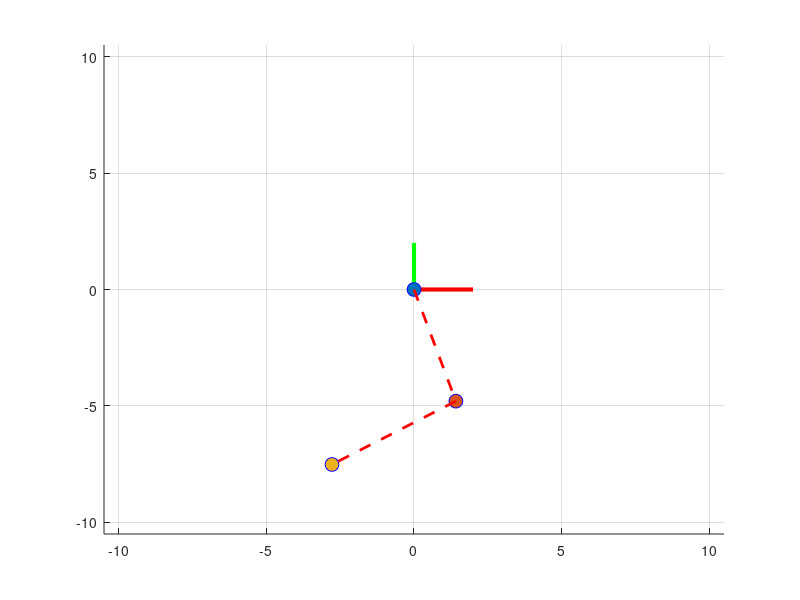

MATLAB code for this plot:
clf;
clc;
l1 = input("Introduce la longitud del eslabon 1 [m]: ");
teta1 = input("Introduce el angulo de la primer articulacion [rad]: ");
l2 = input("Introduce la longitud del eslabon 2 [m]: ");
teta2 = input("Introduce el angulo de la segunda articulacion [rad]: ");

ruta1_teta1 = linspace(0, teta1, 30);
ruta1_teta2 = zeros(1, 30); 

ruta2_teta1 = teta1 * ones(1, 30);
ruta2_teta2 = linspace(0, teta2, 30);

ruta_teta1 = [ruta1_teta1, ruta2_teta1];
ruta_teta2 = [ruta1_teta2, ruta2_teta2];

joint_1 = [0 0]';
limite = l1 + l2 + 0.5;

pasos_totales = length(ruta_teta1); 

for i = 1:pasos_totales
    clf;
    hold on;
    grid on;
    
    axis([-limite limite -limite limite]);
    
    line([0 2], [0 0], [0 0], 'Color', 'red', 'LineWidth', 3);
    line([0 0], [0 2], [0 0], 'Color', 'green', 'LineWidth', 3);
    
    angulo_actual = ruta_teta1(i);
    angulo_actual2 = ruta_teta2(i);
    
    l1x = l1 * cos(angulo_actual);
    l1y = l1 * sin(angulo_actual);
    joint_2 = [l1x, l1y]'; 
    
    l2x = l2 * cos(angulo_actual + angulo_actual2);
    l2y = l2 * sin(angulo_actual + angulo_actual2);
    
    EFx = l1x + l2x;
    EFy = l1y + l2y;
    EF = [EFx, EFy]';
    
    scatter(joint_1(1), joint_1(2), 100, 'filled', 'MarkerEdgeColor', 'blue');
    scatter(joint_2(1), joint_2(2), 100, 'filled', 'MarkerEdgeColor', 'blue');
    scatter(EF(1), EF(2), 100, 'filled', 'MarkerEdgeColor', 'blue');
    
    line([joint_1(1) joint_2(1)], [joint_1(2) joint_2(2)], [0 0], "Color", "red", "LineWidth", 2, "LineStyle", "--");
    line([joint_2(1) EF(1)], [joint_2(2) EF(2)], [0 0], "Color", "red", "LineWidth", 2, "LineStyle", "--");
    
    pause(0.05); 
end
